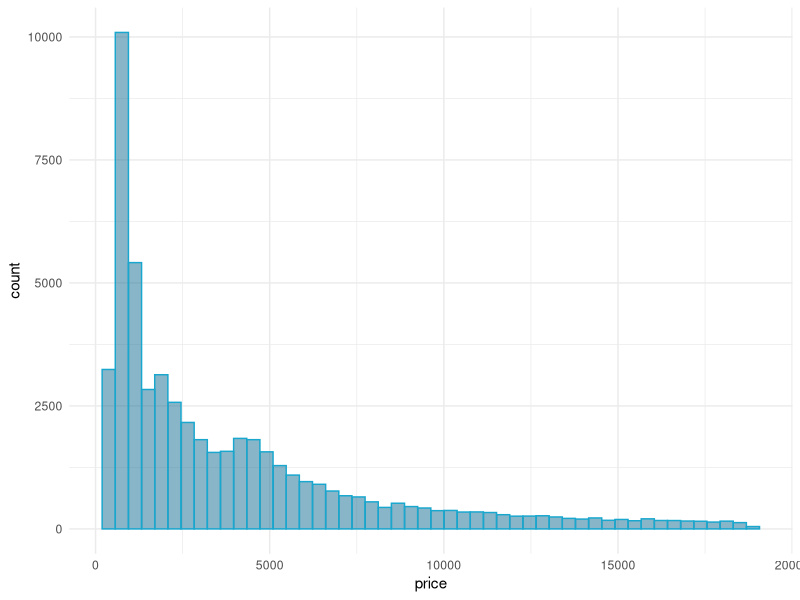
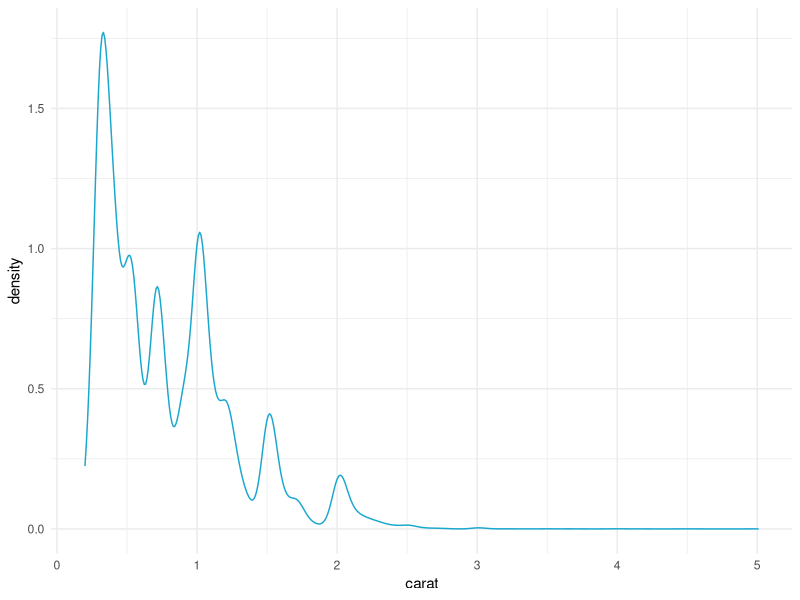
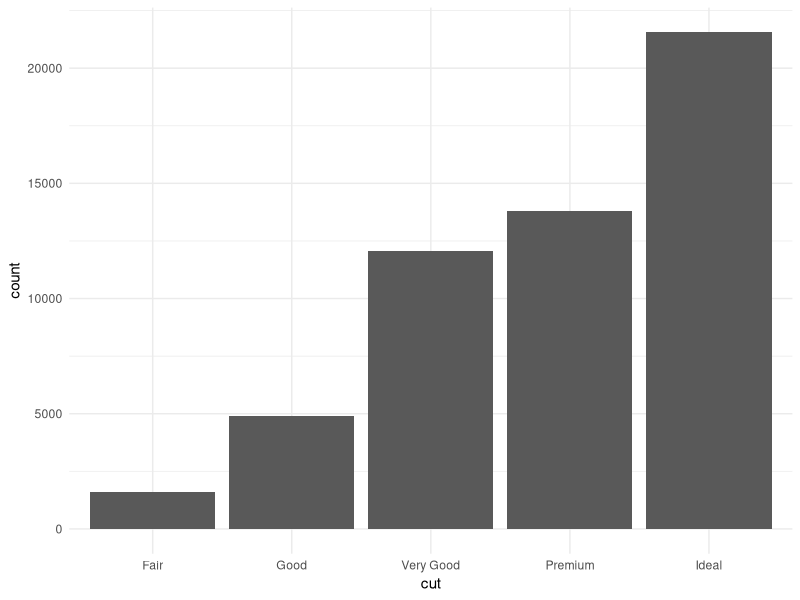
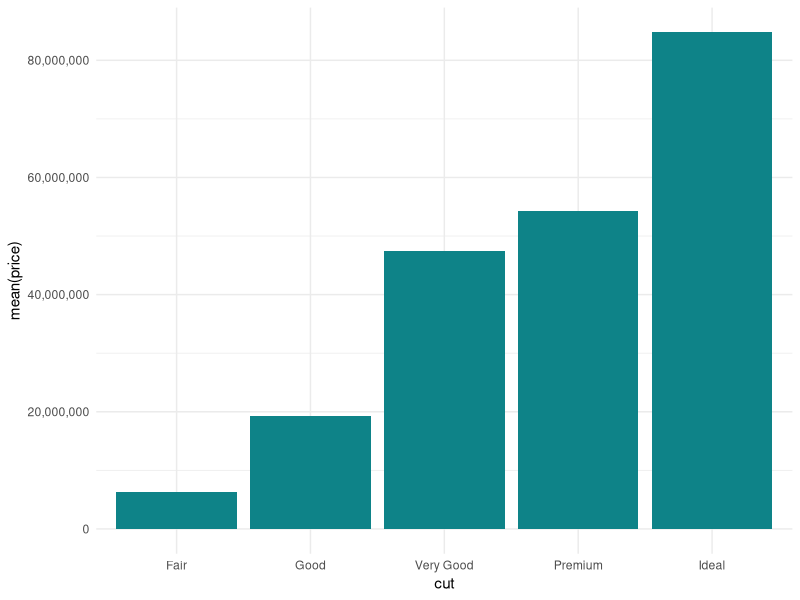
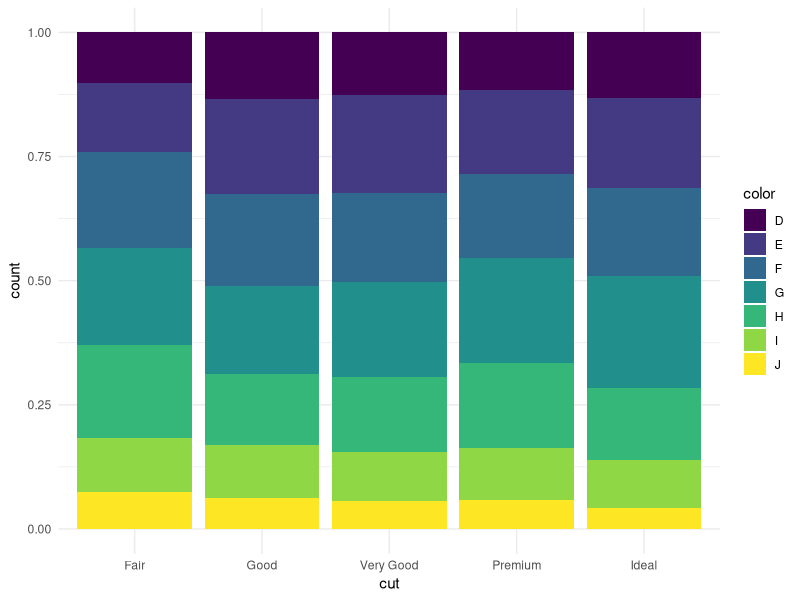
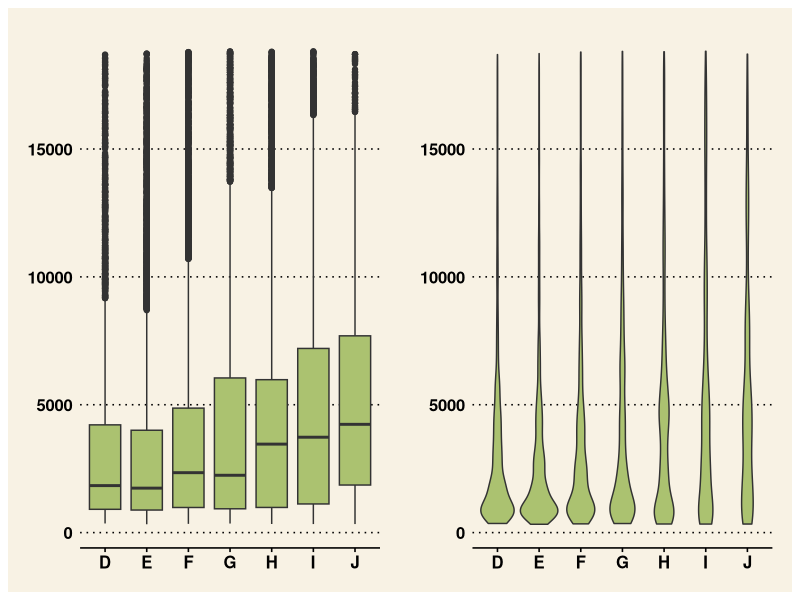
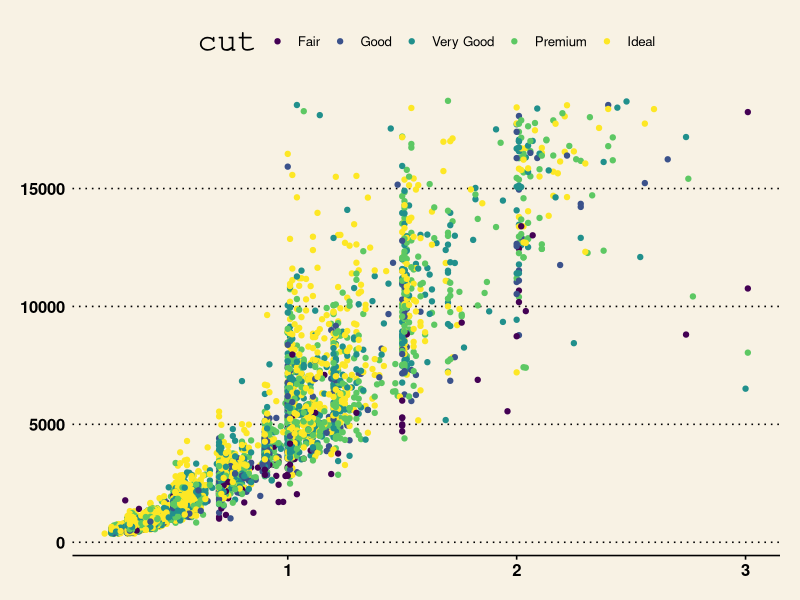
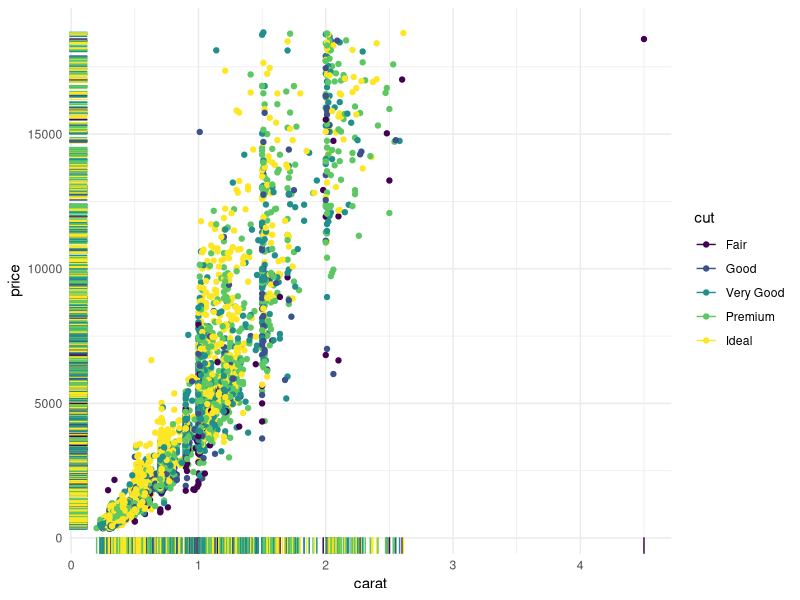

The R script that drew these images, in order:
## ---- chunk 1
library(ggplot2)
library(tidyverse)
ggplot(diamonds,
  mapping = aes(x=price))+
  geom_histogram(bins=50,color="#19A7CE",fill="#146C94",alpha=0.5)+
  theme_minimal()
#bins ความถี่ของข้อมูล
#color สีของเส้นกราฟ
#fill สีของกราฟ
#alpha ความคมชัด
## ---- chunk 2
 ggplot(diamonds,
  mapping = aes(x=carat,))+
  geom_density(color="#19A7CE")+
  theme_minimal()
## ---- chunk 3
ggplot(diamonds ,
  mapping = aes(x=cut))+
  geom_bar()+
  theme_minimal()
## ---- chunk 4
 ggplot( diamonds,
  mapping = aes(x=cut,y=mean(price)))+
  geom_col(fill="#0E8388")+
  theme_minimal()+
  scale_y_continuous(labels = scales::comma)# Format y-axis labels with commas
## ---- chunk 5
 ggplot(diamonds,
  mapping = aes(x=cut,fill=color))+
  geom_bar(position = "fill")+ #position have  fill  stack indensity   dodge
  theme_minimal()
## ---- chunk 6
library(ggthemes)
library(patchwork)
P1<- ggplot(diamonds,
       aes(x=color,y=price)) +
  geom_boxplot(fill="#ABC270")+
  theme_wsj()

P2<- ggplot(diamonds,
            aes(x=color,y=price)) +
  geom_violin(fill="#ABC270")+
  theme_wsj()

P1+P2 # from library(patchwork) กราฟจะต่อกันถ้า + กัน สามารถเลื่อนลงมาข้างล่างได้ โดยเครื่องหมาย /
## ---- chunk 7
ggplot(sample_frac(diamonds,0.08),
       aes(x=carat,y=price,col=cut))+
      geom_point()+
  theme_wsj()
## ---- chunk 8
ggplot(sample_frac(diamonds,0.08),
       aes(x=carat,y=price,col=cut))+
      geom_point()+
      geom_rug()+
  theme_minimal()
